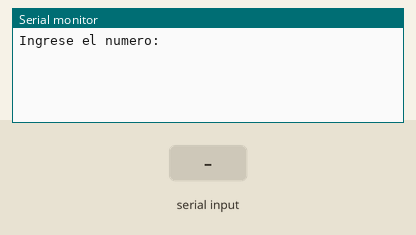
Recording of a sketch running on a simulated Arduino Uno, built with avr-gcc and run on an emulated ATmega328P. Shown: the last lines printed to the serial monitor. The test bench sets the inputs (shaded band).

Above: at 1.2 s.
1.3 s: "90,45\n" received over Serial
At 3.8 s:
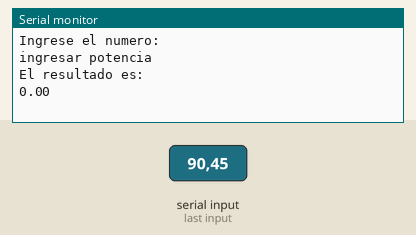
4.3 s: "30,150\n" received over Serial
At 6.6 s:
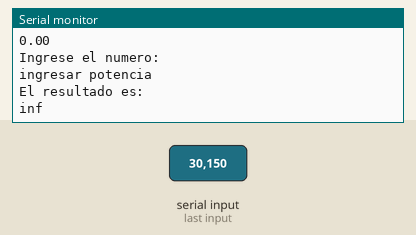
7.3 s: "5\n" received over Serial
At 9.8 s:
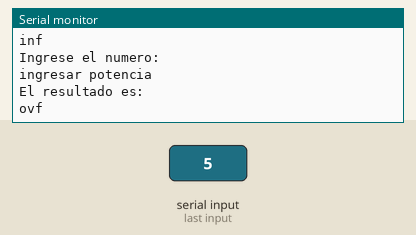

The sketch:

Prog_5_PotenciaNum.ino
```cpp
String texto = "Ingrese el numero: ";
String pot = "ingresar potencia";

int num;
int y;

int i;
int res;
int aux;

void setup() {
  // put your setup code here, to run once:
  Serial.begin(9600);

}

void loop() {
  // put your main code here, to run repeatedly:
  Serial.println(texto);
  num=Serial.parseInt();
  delay(1000);
  Serial.println(pot);
  y=Serial.parseInt();
  delay(1000);
  Serial.println("El resultado es: ");
  Serial.println(pow(num,y));

    delay(1000);


}
```

Measured:
- after the input at 1.3 s, the serial monitor: prints a new line after 1.7 s (image 1)
- after the input at 4.3 s, the serial monitor: prints a new line after 1.7 s (image 2)
- after the input at 7.3 s, the serial monitor: prints a new line after 1.7 s (image 3)
